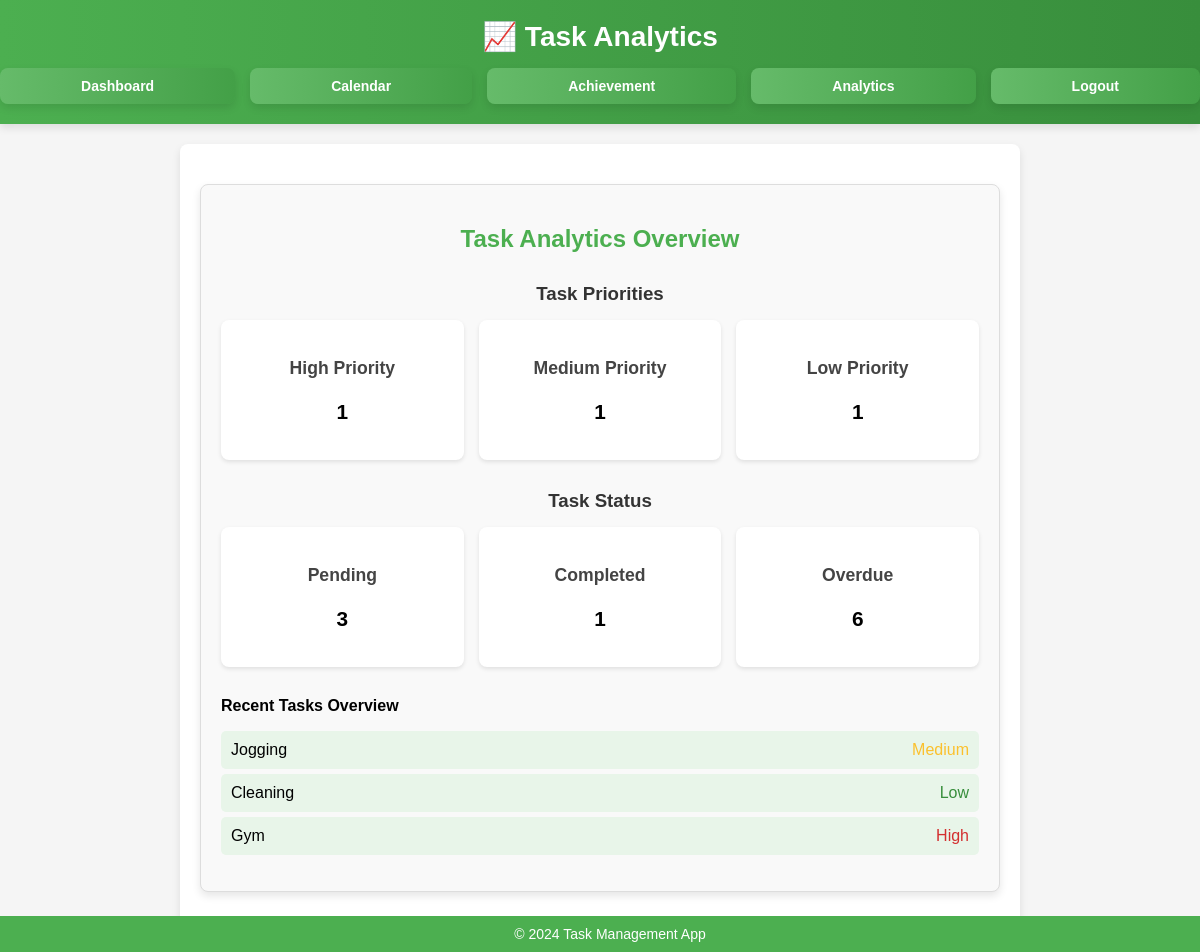
Page /analytics (signed in) on the earlier database version.
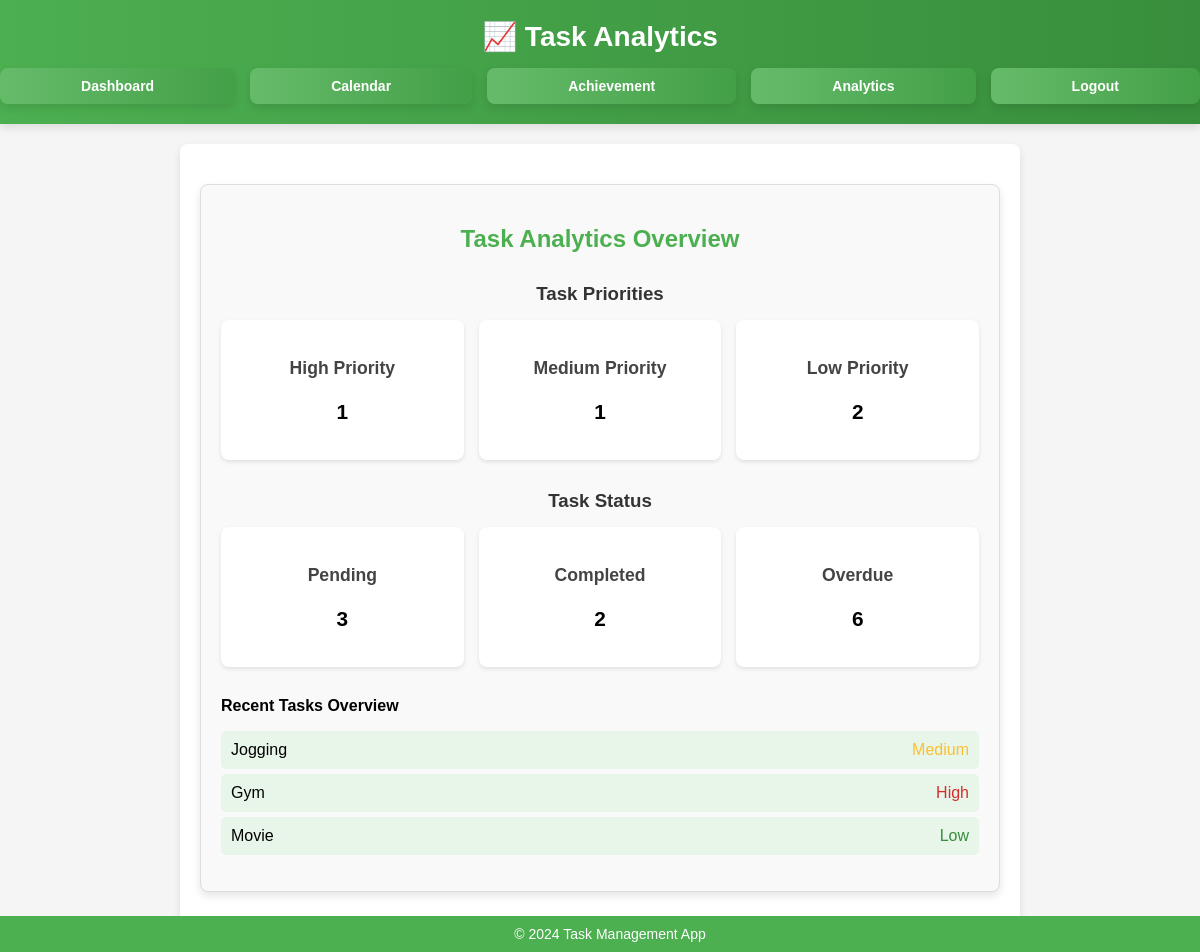
Same page on the later database version.
### main.py (models this page shows)
class Task(db.Model):
    id = db.Column(db.Integer, primary_key=True)
    title = db.Column(db.String(100), nullable=False)
    description = db.Column(db.Text, nullable=True)
    due_date = db.Column(db.Date, nullable=False)
    status = db.Column(db.String(20), default='Pending')
    priority = db.Column(db.String(10), default='Low')
    user_id = db.Column(db.Integer, db.ForeignKey('user.id'))
    created_date = db.Column(db.DateTime, default=datetime.utcnow)
    completed_date = db.Column(db.DateTime, nullable=True)
    is_deleted = db.Column(db.Boolean, default=False)

### main.py (the view)
@app.route('/analytics')
def analytics():
    user = get_current_user()
    if not user:
        flash('Please log in first.', 'warning')
        return redirect(url_for('login'))
    tasks = Task.query.filter_by(user_id=user.id).all()
    priority_counts = {
        'Low': sum(1 for task in tasks if task.priority == 'Low' and not task.is_deleted),
        'Medium': sum(1 for task in tasks if task.priority == 'Medium' and not task.is_deleted),
        'High': sum(1 for task in tasks if task.priority == 'High' and not task.is_deleted)
    }
    pending_tasks = [task for task in tasks if task.status == 'Pending' and not task.is_deleted]
    completed_tasks = [task for task in tasks if task.status == 'Completed']
    overdue_tasks = sum(1 for task in tasks if task.status == 'Pending' and task.due_date < datetime.now().date())
    recent_tasks = [task for task in pending_tasks if not task.is_deleted]
    return render_template(
        'analytics.html',
        priority_counts=priority_counts,
        pending_tasks=len(pending_tasks),
        completed_tasks=len(completed_tasks),
        overdue_tasks=overdue_tasks,
        recent_tasks=recent_tasks  # Only valid pending tasks
    )

### main.py (called while the page is built)
def get_current_user():
    user_id = session.get('user_id')
    if user_id:
        return db.session.get(User, user_id)
    return None

### templates/analytics.html (shortened to what this page needs)
<!DOCTYPE html>
<html lang="en">
<head>
    <link rel="stylesheet" href="{{ url_for('static', filename='styles.css') }}">
</head>
<body>
    <header>
        <h1>📈 Task Analytics</h1>
        <nav>
            <a href="{{ url_for('dashboard') }}">Dashboard</a>
            <a href="{{ url_for('calendar') }}">Calendar</a>
            <a href="{{ url_for('achievement') }}">Achievement</a>
            <a href="{{ url_for('analytics') }}">Analytics</a>
            <a href="{{ url_for('logout') }}">Logout</a>
        </nav>
    </header>
    <main>
        <div class="analytics-container">
            <h2>Task Analytics Overview</h2>
            <div class="analytics-section">
                <h3>Task Priorities</h3>
                <div class="stats-container">
                    <div class="stat-box">
                        <h4>High Priority</h4>
                        <p>{{ priority_counts['High'] }}</p>
                    </div>
                    <div class="stat-box">
                        <h4>Medium Priority</h4>
                        <p>{{ priority_counts['Medium'] }}</p>
                    </div>
                    <div class="stat-box">
                        <h4>Low Priority</h4>
                        <p>{{ priority_counts['Low'] }}</p>
                    </div>
                </div>
            </div>
            <div class="analytics-section">
                <h3>Task Status</h3>
                <div class="stats-container">
                    <div class="stat-box">
                        <h4>Pending</h4>
                        <p>{{ pending_tasks }}</p>
                    </div>
                    <div class="stat-box">
                        <h4>Completed</h4>
                        <p>{{ completed_tasks }}</p>
                    </div>
                    <div class="stat-box">
                        <h4>Overdue</h4>
                        <p class="overdue">{{ overdue_tasks }}</p>
                    </div>
                </div>
            </div>
            <div class="task-list">
            <h4>Recent Tasks Overview</h4>
                <ul>
                    {% for task in recent_tasks %}
                        <li>
                            <span>{{ task.title }}</span>
                            <span class="{{ task.priority|lower }}">{{ task.priority }}</span>
                        </li>
                     {% endfor %}
                </ul>
            </div>
        </div>
    </main>
    <footer>
        <p>&copy; 2024 Task Management App</p>
    </footer>
</body>
</html>

Differences in the rows shown:
no longer on this page (row edited): Task: title "Cleaning", priority "Low"
added Task: title "Movie", priority "Low"
Other differences:
{{ priority_counts['Low'] }}: "1" → "2"
{{ completed_tasks }}: "1" → "2"
